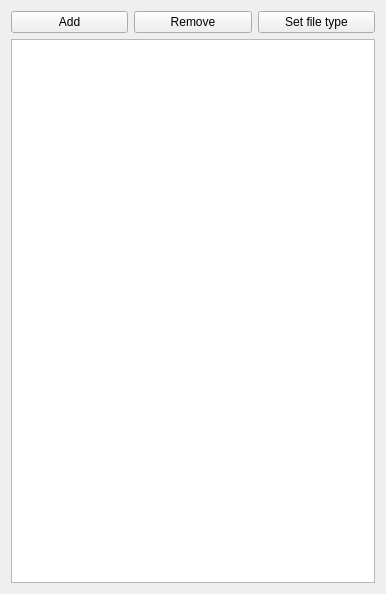
<?xml version="1.0" encoding="UTF-8"?>
<ui version="4.0">
 <class>Form</class>
 <widget class="QWidget" name="Form">
  <property name="geometry">
   <rect>
    <x>0</x>
    <y>0</y>
    <width>386</width>
    <height>594</height>
   </rect>
  </property>
  <property name="windowTitle">
   <string>Form</string>
  </property>
  <layout class="QVBoxLayout" name="verticalLayout">
   <item>
    <layout class="QHBoxLayout" name="horizontalLayout">
     <item>
      <widget class="QPushButton" name="pushButton">
       <property name="text">
        <string>Add</string>
       </property>
      </widget>
     </item>
     <item>
      <widget class="QPushButton" name="pushButton_2">
       <property name="text">
        <string>Remove</string>
       </property>
      </widget>
     </item>
     <item>
      <widget class="QPushButton" name="pushButton_3">
       <property name="text">
        <string>Set file type</string>
       </property>
      </widget>
     </item>
    </layout>
   </item>
   <item>
    <widget class="QListWidget" name="listWidget">
     <property name="selectionMode">
      <enum>QAbstractItemView::MultiSelection</enum>
     </property>
     <property name="selectionBehavior">
      <enum>QAbstractItemView::SelectRows</enum>
     </property>
    </widget>
   </item>
  </layout>
 </widget>
 <resources/>
 <connections/>
</ui>
